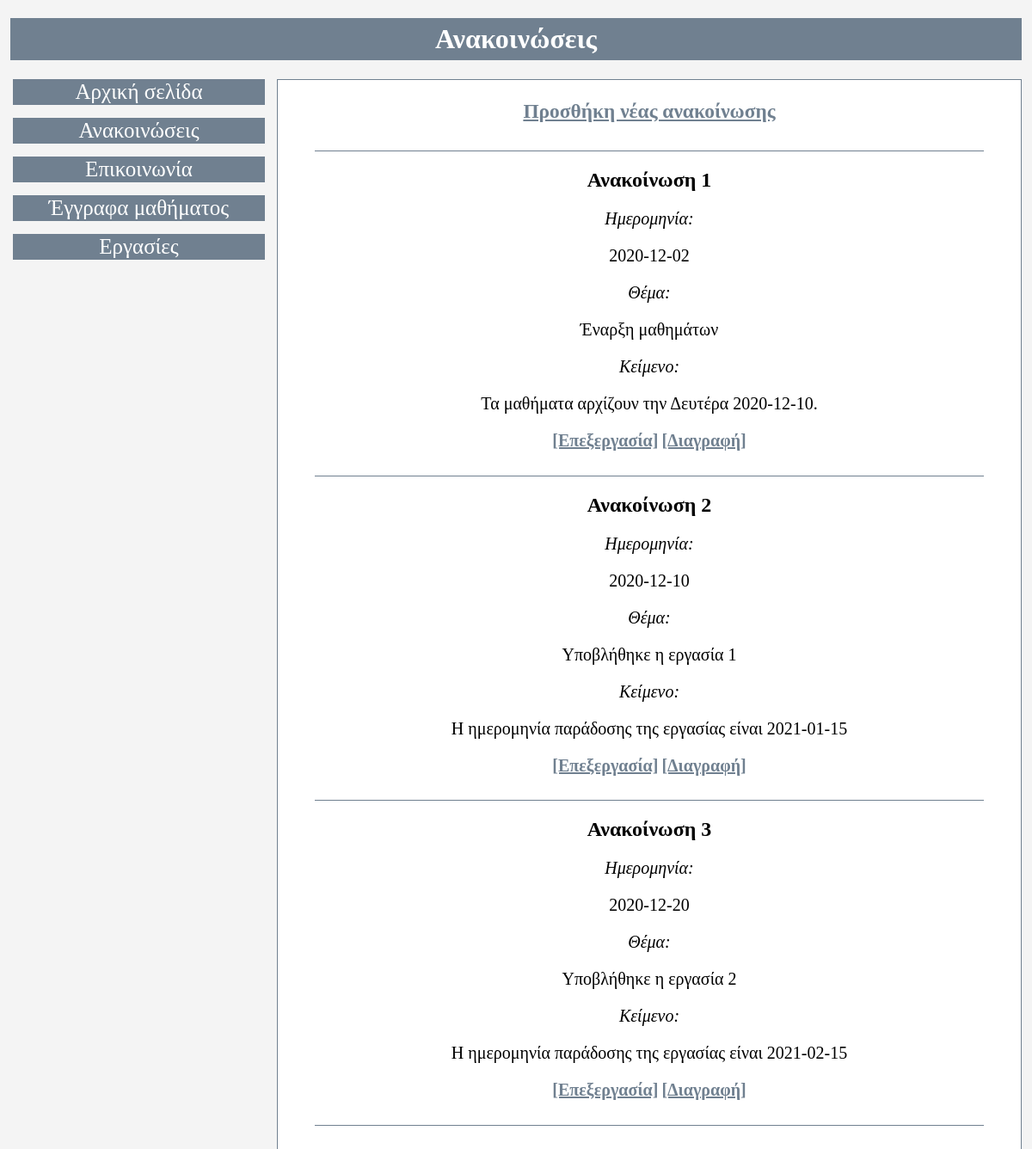
/announcement.php (signed in), run on the app's committed database.
### tables this page shows
CREATE TABLE `announcement` (
  `id` int(100) NOT NULL,
  `date` date NOT NULL,
  `subject` varchar(255) NOT NULL,
  `text` varchar(255) NOT NULL
);

### announcement.php (the view, shortened to what this page needs)
<?php
require ('db_connect.php');
if($_SESSION["tutor"]){
    $show_flag=true;
}else{
    $show_flag=false;
}
$sql = "SELECT * FROM announcement;";
$result = $conn->query($sql);
?>
<!DOCTYPE html>
<html>
    <head>
        <link rel="stylesheet" href="./style.css">
    </head>
    <body>
        <h1 class="page_header">Ανακοινώσεις</h1>
        <div class="box_1">
            <a class="navigate_link" href="index.php">Αρχική σελίδα</a>
            <a class="navigate_link" href="announcement.php">Ανακοινώσεις</a>
            <a class="navigate_link" href="communication.php">Επικοινωνία</a>
            <a class="navigate_link" href="documents.php">Έγγραφα μαθήματος</a>
            <a class="navigate_link" href="homework.php">Εργασίες</a>
        </div>
        <div class="box_2">
            <a class="text_link" href="announcement_add.php"<?php if ($show_flag==false){?>style="display:none"<?php } ?>><h3>Προσθήκη νέας ανακοίνωσης</h3><p class="paragraph_end"></p></a>
            <?php
                if ($result->num_rows > 0) {
                    while($row = $result->fetch_assoc()) { ?>
                        <h2 class="page_header_2">Ανακοίνωση <?php echo $row['id']?></h2>
                        <p class="paragraph_header">
                            Ημερομηνία:
                        </p>
                        <p class="paragraph_text">
                            <?php echo $row['date']?>
                        </p>
                        <p class="paragraph_header">
                            Θέμα:
                        </p>
                        <p class="paragraph_text">
                            <?php echo $row['subject']?>
                        </p>
                        <p class="paragraph_header">
                            Κείμενο:
                        </p>
                        <p class="paragraph_text">
                            <?php echo $row['text']?>
                        </p>
                        <?php $announcement_id = $row['id'] ?>
                        <a class="text_link" href="announcement_edit.php?announcement=<?php echo $announcement_id ?>"<?php if ($show_flag==false){?>style="display:none"<?php } ?>>[Επεξεργασία]</a>
                        <a class="text_link" href="announcement_delete.php?announcement=<?php echo $announcement_id ?>"<?php if ($show_flag==false){?>style="display:none"<?php } ?>>[Διαγραφή]</a>
                        <p class="paragraph_end"></p>
                    <?php }
                }
            ?>
        </div>
    </body>
</html>

### style.css (style rules this page uses)
body { margin: 0; padding: 0; background-color: #f4f4f4; font-family: "Times New Roman", Times, serif; }
.page_header { text-align: center; background-color: #708090; color: white; padding-top: 0.5%; padding-bottom: 0.5%; margin-left: 1%; margin-right: 1%; }
.page_header_2 { margin-left: 5%; margin-right: 5%; }
.box_1 { overflow: hidden; width: 25%; float: left; margin-left: 1%; margin-bottom: 2%; padding-bottom: 2%; }
.box_2 { border: 1px solid #708090; background-color: white; overflow: hidden; width: 72%; float: right; text-align: center; margin-right: 1%; margin-bottom: 2%; padding-bottom: 2%; }
.navigate_link { border: 1px solid #708090; display: inline-block; margin-bottom: 5%; margin-left: 1%; padding-left: 1%; padding-right: 1%; text-align: center; width: 95%; font-size: 25px; background-color:#708090; color: white; text-decoration: none; }
.paragraph_header { font-size: 20px; font-style: italic; }
.paragraph_text { font-size: 20px; margin-left: 5%; margin-right: 5%; }
.paragraph_end { font-size: 20px; margin-left: 5%; margin-right: 5%; margin-bottom: 1%; padding-bottom: 1%; border-bottom: 1px solid #708090; }
.text_link { font-size: 20px; font-weight: bold; color: #708090; }

### data on the page
announcement: id "1", date "2020-12-02", subject "Έναρξη μαθημάτων", text "Τα μαθήματα αρχίζουν την Δευτέρα 2020-12-10."
announcement: id "2", date "2020-12-10", subject "Υποβλήθηκε η εργασία 1", text "Η ημερομηνία παράδοσης της εργασίας είναι 2021-01-15"
announcement: id "3", date "2020-12-20", subject "Υποβλήθηκε η εργασία 2", text "Η ημερομηνία παράδοσης της εργασίας είναι 2021-02-15"
